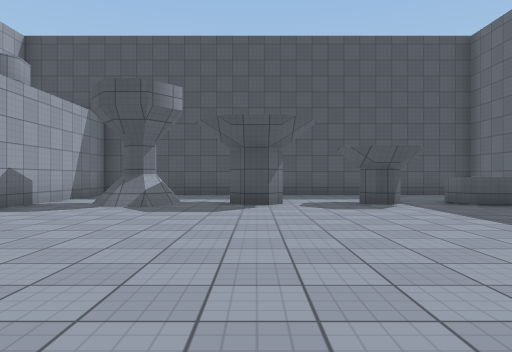
[1] (above)

13 first-person views from a walk through a scene from a Unity 3-D project. The camera is 1.2 m above the floor, looks level and sees 70° across. The floor is counted in squares, 2 m on a side. Each view is taken from the middle of a square. On the plan, view 1 faces up. The plan holds only what a view shows up to about 10 squares ahead; the rest is blank. The player is left out. Surface patterns are stand-ins for the level's own textures.

[2]
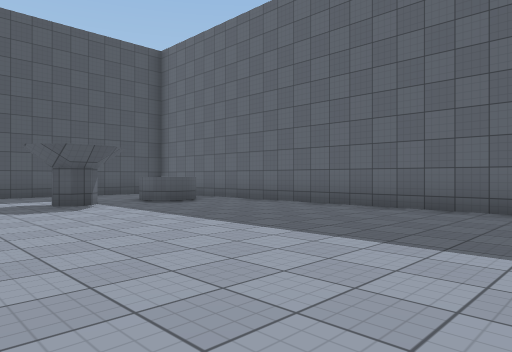

[3]
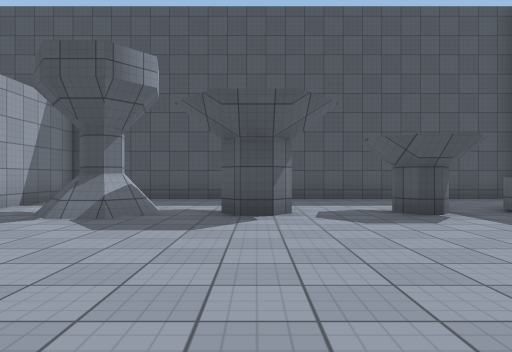

[4]
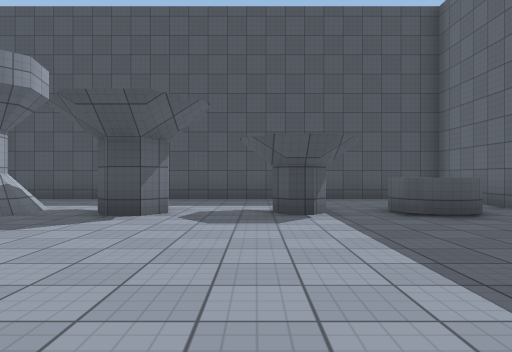

[5]
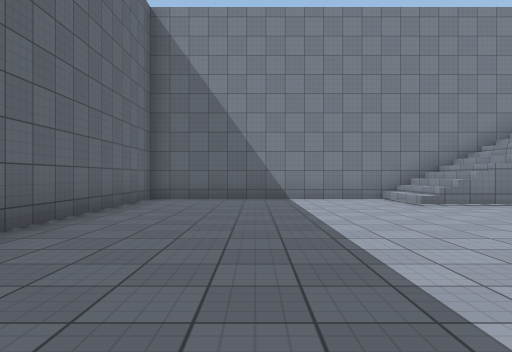

[6]
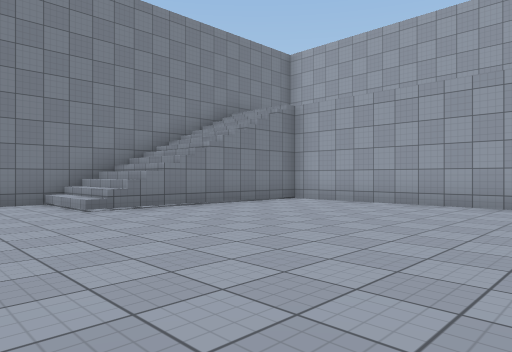

[7]
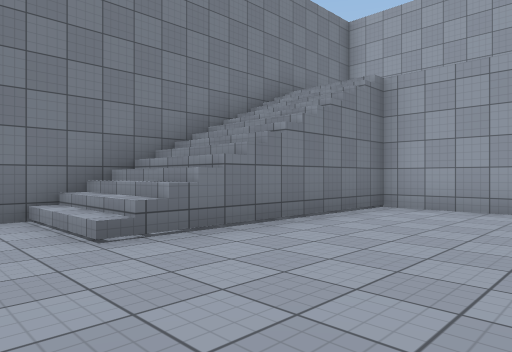

[8]
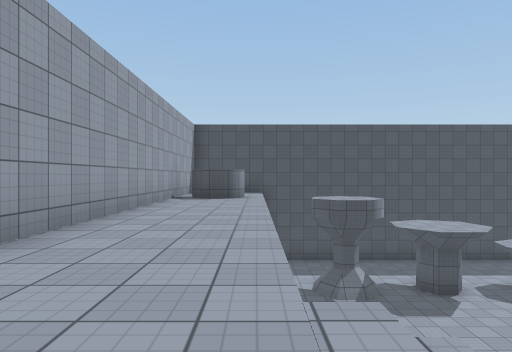

[9]
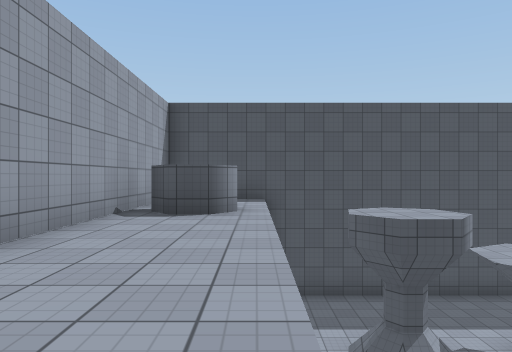

[10]
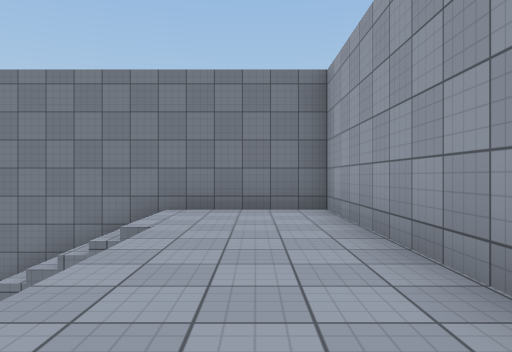

[11]
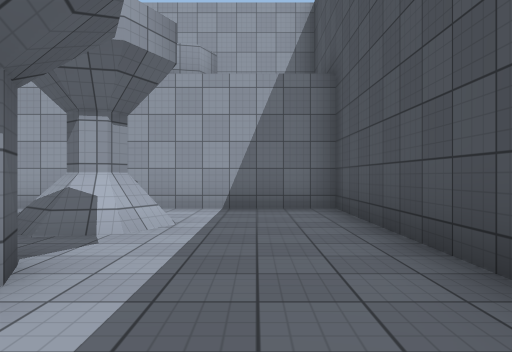

[12]
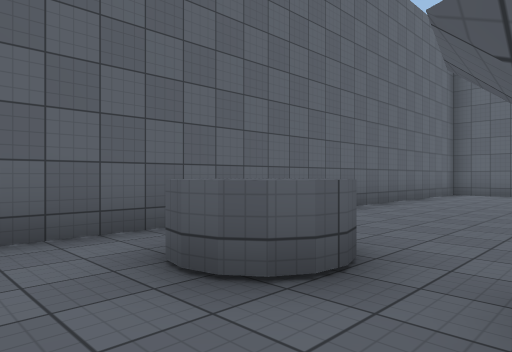

[13]
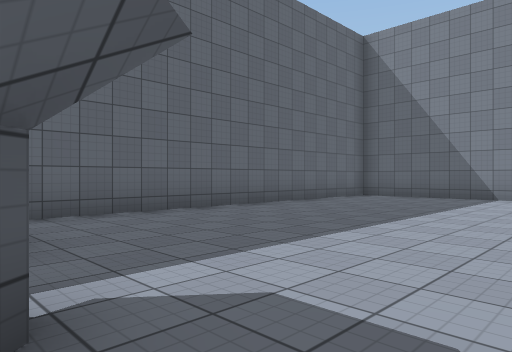

### Floor plan
Key: @ floor where view 1 was taken; # wall or solid block; . main floor; : floor 5 m higher than the main floor; / step, stairs or slope; = window, fence, low wall or low ledge; ^ raised ledge.
Columns run from 8 left of view 1 to 7 right of it. Each row starts with its distance up from view 1.
 12  ###############
 11 #  /...........#
 10 #  /...........#
  9 #:#/.=.........#
  8 #:#/.##.#..#.^.#
  7 #::/.=.........#
  6 #::/...........#
  5 #::/...........#
  4 #::/...........#
  3 #::/...........#
  2 #::/...........#
  1 #::/...........#
  0 #::/....@......#
 -1 #::://///......#
 -2 #::://///......#
 -3 ################

Positions as (right, up) in squares from view 1, and headings:
1: (0, 0), facing up
2: (0, 0), facing up-right
3: (0, 2), facing up
4: (2, 2), facing up
5: (4, 7), facing down
6: (3, 6), facing down-left
7: (2, 3), facing down-left
8: (-5, -2), facing up
9: (-5, 2), facing up
10: (-6, 4), facing down
11: (2, 10), facing left
12: (3, 10), facing down-right
13: (1, 8), facing down-right
